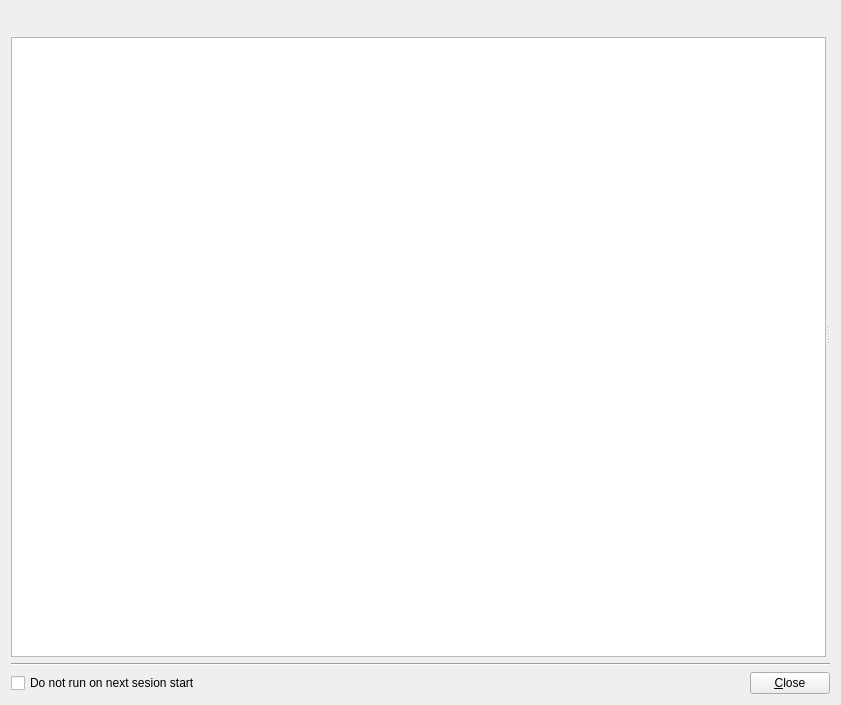
<?xml version="1.0" encoding="UTF-8"?>
<ui version="4.0">
 <class>MainWindow</class>
 <widget class="QWidget" name="MainWindow">
  <property name="geometry">
   <rect>
    <x>0</x>
    <y>0</y>
    <width>841</width>
    <height>705</height>
   </rect>
  </property>
  <property name="windowTitle">
   <string>ALT Center</string>
  </property>
  <layout class="QVBoxLayout" name="verticalLayout">
   <item>
    <widget class="QSplitter" name="splitter">
     <property name="sizePolicy">
      <sizepolicy hsizetype="Expanding" vsizetype="Expanding">
       <horstretch>0</horstretch>
       <verstretch>0</verstretch>
      </sizepolicy>
     </property>
     <property name="orientation">
      <enum>Qt::Horizontal</enum>
     </property>
     <widget class="QWidget" name="layoutWidget_2">
      <layout class="QGridLayout" name="gridLayout_2">
       <item row="0" column="2">
        <spacer name="horizontalSpacer_3">
         <property name="orientation">
          <enum>Qt::Horizontal</enum>
         </property>
         <property name="sizeHint" stdset="0">
          <size>
           <width>40</width>
           <height>20</height>
          </size>
         </property>
        </spacer>
       </item>
       <item row="0" column="1">
        <widget class="QLabel" name="altLogo">
         <property name="sizePolicy">
          <sizepolicy hsizetype="Fixed" vsizetype="Fixed">
           <horstretch>0</horstretch>
           <verstretch>0</verstretch>
          </sizepolicy>
         </property>
         <property name="text">
          <string/>
         </property>
         <property name="pixmap">
          <pixmap>basealt.png</pixmap>
         </property>
         <property name="scaledContents">
          <bool>false</bool>
         </property>
         <property name="alignment">
          <set>Qt::AlignBottom|Qt::AlignHCenter</set>
         </property>
        </widget>
       </item>
       <item row="1" column="0" colspan="3">
        <widget class="QListView" name="moduleList">
         <property name="sizePolicy">
          <sizepolicy hsizetype="Preferred" vsizetype="Expanding">
           <horstretch>0</horstretch>
           <verstretch>0</verstretch>
          </sizepolicy>
         </property>
        </widget>
       </item>
       <item row="0" column="0">
        <spacer name="horizontalSpacer_2">
         <property name="orientation">
          <enum>Qt::Horizontal</enum>
         </property>
         <property name="sizeHint" stdset="0">
          <size>
           <width>40</width>
           <height>20</height>
          </size>
         </property>
        </spacer>
       </item>
      </layout>
     </widget>
     <widget class="QStackedWidget" name="stack">
      <property name="sizePolicy">
       <sizepolicy hsizetype="Expanding" vsizetype="Expanding">
        <horstretch>0</horstretch>
        <verstretch>0</verstretch>
       </sizepolicy>
      </property>
      <widget class="QWidget" name="emptyPage"/>
     </widget>
    </widget>
   </item>
   <item>
    <layout class="QGridLayout" name="gridLayout">
     <item row="1" column="0">
      <widget class="QCheckBox" name="runOnSessionStart">
       <property name="text">
        <string>Do not run on next sesion start</string>
       </property>
      </widget>
     </item>
     <item row="0" column="0" colspan="3">
      <widget class="Line" name="line">
       <property name="orientation">
        <enum>Qt::Horizontal</enum>
       </property>
      </widget>
     </item>
     <item row="1" column="1">
      <spacer name="horizontalSpacer">
       <property name="orientation">
        <enum>Qt::Horizontal</enum>
       </property>
       <property name="sizeHint" stdset="0">
        <size>
         <width>40</width>
         <height>20</height>
        </size>
       </property>
      </spacer>
     </item>
     <item row="1" column="2">
      <widget class="QPushButton" name="closeButton">
       <property name="text">
        <string>&amp;Close</string>
       </property>
      </widget>
     </item>
    </layout>
   </item>
  </layout>
 </widget>
 <resources/>
 <connections>
  <connection>
   <sender>closeButton</sender>
   <signal>pressed()</signal>
   <receiver>MainWindow</receiver>
   <slot>close()</slot>
   <hints>
    <hint type="sourcelabel">
     <x>791</x>
     <y>680</y>
    </hint>
    <hint type="destinationlabel">
     <x>420</x>
     <y>352</y>
    </hint>
   </hints>
  </connection>
 </connections>
</ui>
